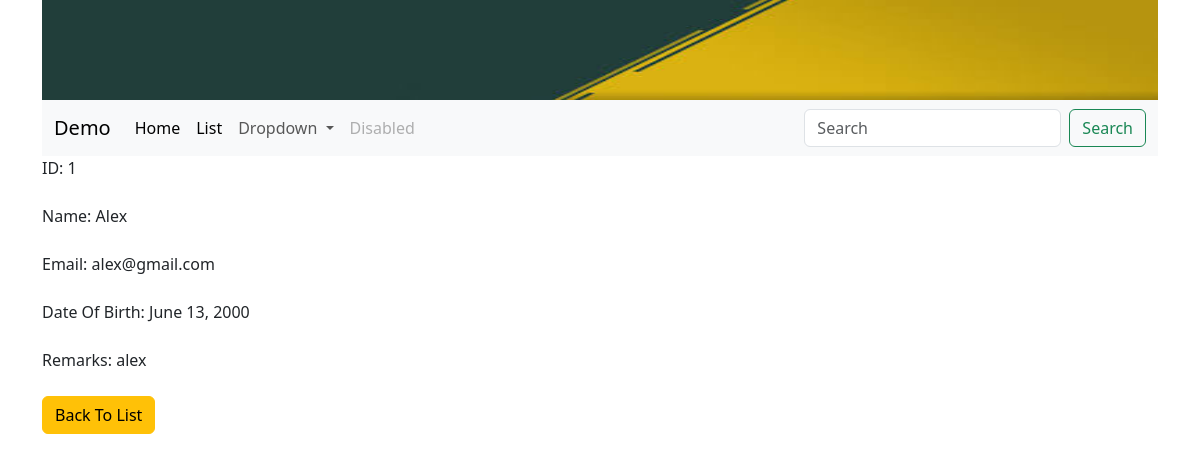
Screenshot of /myapp/detailsstd/1/ with the database file from the repository.
### myApp/models.py (models this page shows, shortened)
class Student(models.Model):
    GENDER_CHOICES = [ ('Male' , 'Male'), ('Female', 'Female'),]
    name = models.CharField(max_length=100)
    email = models.EmailField(unique=True,blank=True)
    dob = models.DateField(default=datetime.now, blank=True)
    gender = models.CharField(max_length=6,choices=GENDER_CHOICES,default='Male',)
    remarks = models.TextField(default='', blank=True)

### myApp/views.py (the view)
# urls.py: path('detailsstd/<int:idn>/', views.details,name='details'),
def details(request,idn):
    student= Student.objects.get(pk=idn)
    return render(request,"myApp/details1.html",{'student':student, 'title':'Details'})

### templates/myApp/details1.html (shortened to what this page needs)
{% extends 'base.html' %}
{% block content %}
<form>
    <div class="mb-3">
      <label for="" class="form-label">ID:</label>
      {{ student.id }}
    </div>
    <div class="mb-3">
        <label for="" class="form-label">Name:</label>
        {{ student.name }}
      </div>
      <div class="mb-3">
        <label for="" class="form-label">Email:</label>
        {{ student.email }}
      </div>
      <div class="mb-3">
        <label for="" class="form-label">Date Of Birth:</label>
        {{ student.dob }}
      </div>
      <div class="mb-3">
        <label for="" class="form-label">Remarks:</label>
        {{ student.remarks }}
      </div>
      <a href="{% url 'list' %}" class="btn btn-warning">Back To List</a>
  </form>
{% endblock content %}

### rows the page displays
Student: id "1", name "Alex", email "alex@gmail.com", dob "June 13, 2000", remarks "alex"
